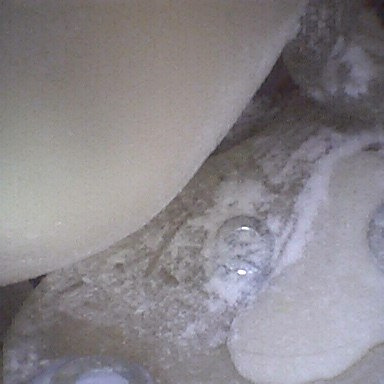
%> input picture Feature_Tracking/2021-03-08-162503.jpg, 384 x 384 px
$ octave SURF_practise.m   (GNU Octave 9; MATLAB toolbox functions it lacks are replaced by stand-ins)
%> lines starting %> are read from the running program, lines starting %| are printed output that depends on the picture
% SnakeBot Vision Processing
clc
clear all
close all

%% Read images
files = {'2021-03-08-162432.jpg','2021-03-08-162503.jpg',...
    '2021-03-08-162530.jpg', '2021-03-08-162557.jpg'};

I1 = rgb2gray(imread(files{2}));
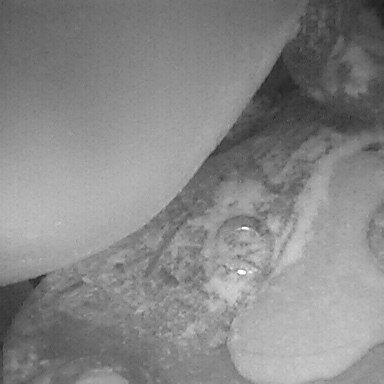
%> I1: size 384x384 uint8; min 25, max 255, mean 135.2
I2 = rgb2gray(imread(files{1}));
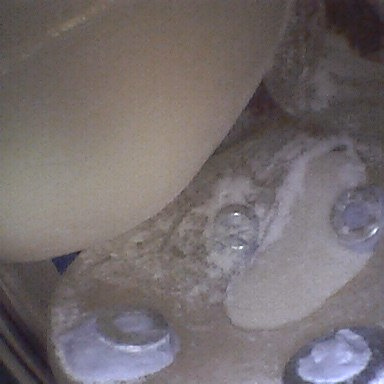
%> input picture Feature_Tracking/2021-03-08-162432.jpg, 384 x 384 px
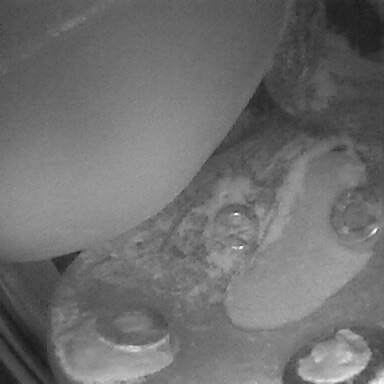
%> I2: size 384x384 uint8; min 24, max 255, mean 110.8

%% Test Feature Detection in Phantom
%> (the run ends here)
